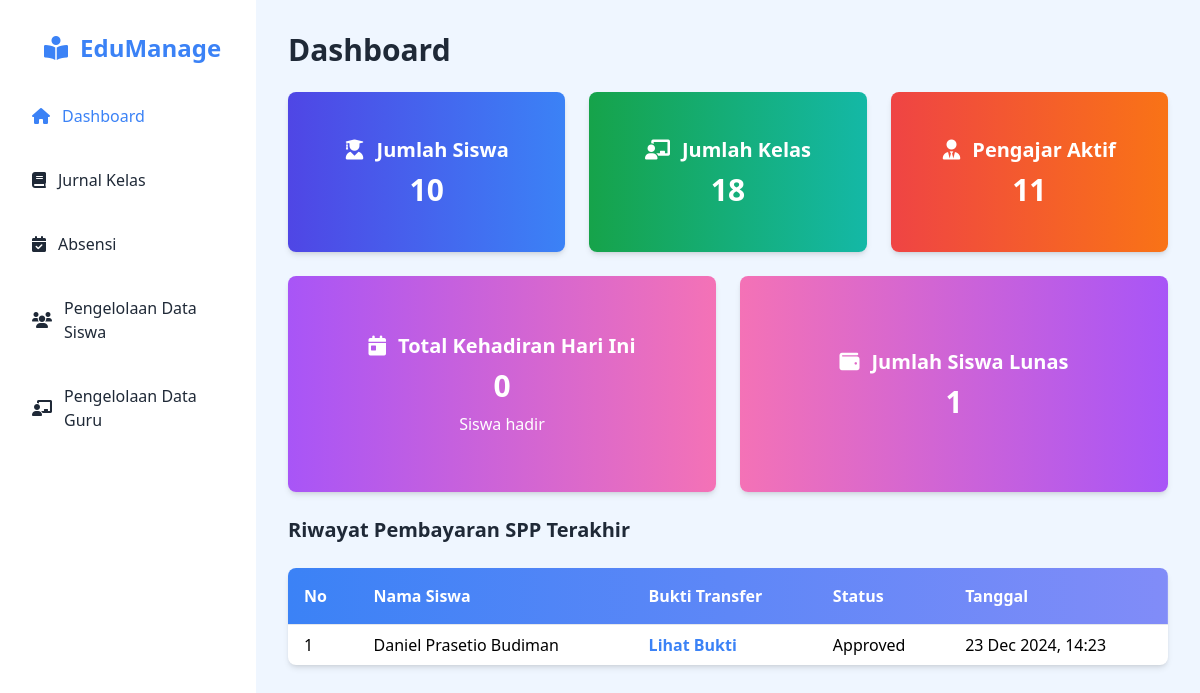
The page /index.php/dashboard/dashboard_kepsek on the database its author committed.
### tables this page shows
CREATE TABLE `pembayaran` (
  `id` int(11) NOT NULL,
  `siswa_nisn` varchar(20) NOT NULL,
  `bukti_transfer` varchar(255) NOT NULL,
  `status` enum('pending','approved','rejected') DEFAULT 'pending',
  `created_at` timestamp NOT NULL DEFAULT current_timestamp()
);

CREATE TABLE `siswa` (
  `nisn` varchar(20) NOT NULL,
  `nama` varchar(100) NOT NULL,
  `angkatan` year(4) NOT NULL,
  `kelas_id` int(11) NOT NULL,
  `password` varchar(255) NOT NULL
);

### application/controllers/Dashboard.php (called while the page is built, shortened)
<?php
class Dashboard extends CI_Controller {
    public function __construct()
    {
        $this->load->model('M_siswa');
        $this->load->model('M_jurnal');
        $this->load->model('M_admin');
        $this->load->model('M_pembayaran');
        $this->load->model('M_absensi');
        $this->load->library('session');
    }
    public function dashboard_kepsek()
    {
        $data['jumlah_admin'] = $this->M_admin->get_jumlah_admin();
        $data['jumlah_siswa'] = $this->M_siswa->get_jumlah_siswa();
        $data['jumlah_kelas'] = $this->M_jurnal->get_jumlah_kelas();
        $data['kehadiran_hari_ini'] = $this->M_absensi->get_kehadiran_hari_ini();
        $data['jumlah_siswa_lunas'] = $this->M_pembayaran->get_siswa_lunas();
        $data['riwayat_pembayaran'] = $this->M_pembayaran->get_riwayat_pembayaran(10);
        $this->load->view('dashboard/V_dashboard_kepsek', $data);
    }
}

### index.php (called while the page is built, shortened)
<?php
require_once BASEPATH.'core/CodeIgniter.php';

### application/models/M_pembayaran.php (called while the page is built, shortened)
<?php
class M_pembayaran extends CI_Model {
    public function get_riwayat_pembayaran($limit = 10) {
        return $this->db->select('p.id, s.nama, p.bukti_transfer, p.status, p.created_at')
                        ->from('pembayaran p')
                        ->join('siswa s', 'p.siswa_nisn = s.nisn')
                        ->order_by('p.created_at', 'DESC')
                        ->limit($limit)
                        ->get()
                        ->result();
    }
}

### application/views/dashboard/V_dashboard_kepsek.php (the view, shortened to what this page needs)
<!DOCTYPE html>
<html lang="en">
<head>
    <script src="https://cdn.tailwindcss.com"></script>
    <link rel="stylesheet" href="https://cdnjs.cloudflare.com/ajax/libs/font-awesome/6.0.0-beta3/css/all.min.css">
</head>
<body class="bg-blue-50 font-sans">
    <div class="flex" id="app">
        <div class="bg-white text-gray-800 w-64 h-screen p-5 space-y-6 transition-all duration-300" id="sidebar">
            <ul class="space-y-4">
                <li><a href="<?= site_url('dashboard/dashboard_kepsek'); ?>" class="text-blue-500 flex items-center p-3 rounded-md text-2xl font-bold ml-3"><i class="fas fa-book-reader mr-3"></i>EduManage</a></li>
                <li><a href="<?= site_url('dashboard/dashboard_kepsek'); ?>" class="text-blue-500 flex items-center hover:bg-gradient-to-r from-blue-500 to-indigo-400 hover:text-white p-3 rounded-md"><i class="fas fa-home mr-3"></i>Dashboard</a></li>
                <li><a href="<?= site_url('jurnal/jurnal_kepsek'); ?>" class="flex items-center hover:bg-gradient-to-r from-blue-500 to-indigo-400 hover:text-white p-3 rounded-md"><i class="fas fa-book mr-3"></i>Jurnal Kelas</a></li>
                <li><a href="<?= site_url('absensi/absensi_kepsek'); ?>" class="flex items-center hover:bg-gradient-to-r from-blue-500 to-indigo-400 hover:text-white p-3 rounded-md"><i class="fas fa-calendar-check mr-3"></i>Absensi</a></li>
                <li><a href="<?= site_url('siswa/siswa_kepsek'); ?>" class="flex items-center hover:bg-gradient-to-r from-blue-500 to-indigo-400 hover:text-white p-3 rounded-md"><i class="fas fa-users mr-3"></i>Pengelolaan Data Siswa</a></li>
                <li><a href="<?= site_url('admin/admin_kepsek'); ?>" class="flex items-center hover:bg-gradient-to-r from-blue-500 to-indigo-400 hover:text-white p-3 rounded-md"><i class="fas fa-chalkboard-teacher mr-3"></i>Pengelolaan Data Guru</a></li>
            </ul>
        </div>
        <div class="flex-1 p-8 space-y-6 transition-all duration-300" id="content">
            <div>
                <h1 class="text-3xl font-bold text-gray-800">Dashboard</h1>
            </div>
            <div class="grid grid-cols-1 md:grid-cols-3 gap-6">
                <div class="bg-gradient-to-r from-indigo-600 to-blue-500 shadow-md rounded-lg p-6 text-center text-white">
                    <div class="text-xl font-semibold flex items-center justify-center mt-5">
                        <i class="fas fa-user-graduate mr-3"></i>Jumlah Siswa
                    </div>
                    <div class="text-3xl font-bold mt-2 mb-5"><?= $jumlah_siswa; ?></div>
                </div>
                <div class="bg-gradient-to-r from-green-600 to-teal-500 shadow-md rounded-lg p-6 text-center text-white">
                    <div class="text-xl font-semibold flex items-center justify-center mt-5">
                        <i class="fas fa-chalkboard-teacher mr-3"></i>Jumlah Kelas
                    </div>
                    <div class="text-3xl font-bold mt-2 mb-5"><?= $jumlah_kelas; ?></div>
                </div>
                <div class="bg-gradient-to-r from-red-500 to-orange-500 shadow-md rounded-lg p-6 text-center text-white">
                    <div class="text-xl font-semibold flex items-center justify-center mt-5">
                        <i class="fas fa-user-tie mr-3"></i>Pengajar Aktif
                    </div>
                    <div class="text-3xl font-bold mt-2 mb-5"><?= $jumlah_admin; ?></div>
                </div>
            </div>
            <div class="grid grid-cols-1 md:grid-cols-2 gap-6 mt-6">
                <div class="bg-gradient-to-r from-purple-500 to-pink-400 shadow-md rounded-lg p-6 text-center text-white">
                    <div class="text-xl font-semibold flex items-center justify-center mt-8">
                        <i class="fas fa-calendar-day mr-3"></i>Total Kehadiran Hari Ini
                    </div>
                    <div class="text-3xl font-bold mt-2"><?= $kehadiran_hari_ini; ?></div>
                    <p class="mt-2 mb-8">Siswa hadir</p>
                </div>
                <div class="bg-gradient-to-r from-pink-400 to-purple-500 shadow-md rounded-lg p-6 text-center text-white">
                    <div class="text-xl font-semibold flex items-center justify-center mt-12">
                        <i class="fas fa-wallet mr-3"></i>Jumlah Siswa Lunas
                    </div>
                    <div class="text-3xl font-bold mt-2 mb-8"><?= $jumlah_siswa_lunas; ?></div>
                </div>
            </div>
            <h2 class="text-xl font-bold text-gray-800">Riwayat Pembayaran SPP Terakhir</h2>
            <div class="bg-white to-indigo-400 shadow-md rounded-lg overflow-x-auto">
                <table class="table-auto w-full border-collapse">
                    <thead class="bg-gradient-to-r from-blue-500 to-indigo-400 text-white">
                        <tr>
                            <th class="p-4 border-b text-left">No</th>
                            <th class="p-4 border-b text-left">Nama Siswa</th>
                            <th class="p-4 border-b text-left">Bukti Transfer</th>
                            <th class="p-4 border-b text-left">Status</th>
                            <th class="p-4 border-b text-left">Tanggal</th>
                        </tr>
                    </thead>
                    <tbody>
                        <?php if (!empty($riwayat_pembayaran)) : ?>
                            <?php foreach ($riwayat_pembayaran as $key => $pembayaran) : ?>
                                <tr class="hover:bg-gradient-to-r from-blue-200 to-indigo-200">
                                    <td class="py-2 px-4"><?= $key + 1; ?></td>
                                    <td class="py-2 px-4"><?= $pembayaran->nama; ?></td>
                                    <td class="py-2 px-4">
                                        <?php if ($pembayaran->bukti_transfer) : ?>
                                            <a href="<?= base_url('uploads/bukti_transfer/' . $pembayaran->bukti_transfer); ?>" target="_blank" class="text-blue-500 font-bold inline-block transform transition-transform duration-300 hover:scale-110">Lihat Bukti</a>
                                        <?php else : ?>
                                            Tidak Ada
                                        <?php endif; ?>
                                    </td>
                                    <td class="py-2 px-4"><?= ucfirst($pembayaran->status); ?></td>
                                    <td class="py-2 px-4"><?= date('d M Y, H:i', strtotime($pembayaran->created_at)); ?></td>
                                </tr>
                            <?php endforeach; ?>
                        <?php else : ?>
                            <tr>
                                <td colspan="5" class="py-3 px-4 text-center text-gray-500">Tidak ada riwayat pembayaran.</td>
                            </tr>
                        <?php endif; ?>
                    </tbody>
                </table>
            </div>
        </div>
    </div>
</body>
</html>

### rows shown on the page
pembayaran: siswa_nisn.nama "Daniel Prasetio Budiman", status "Approved", created_at "23 Dec 2024, 14:23"

### other values the page prints
$jumlah_siswa "10"
$jumlah_kelas "18"
$jumlah_admin "11"
$kehadiran_hari_ini "0"
$jumlah_siswa_lunas "1"
